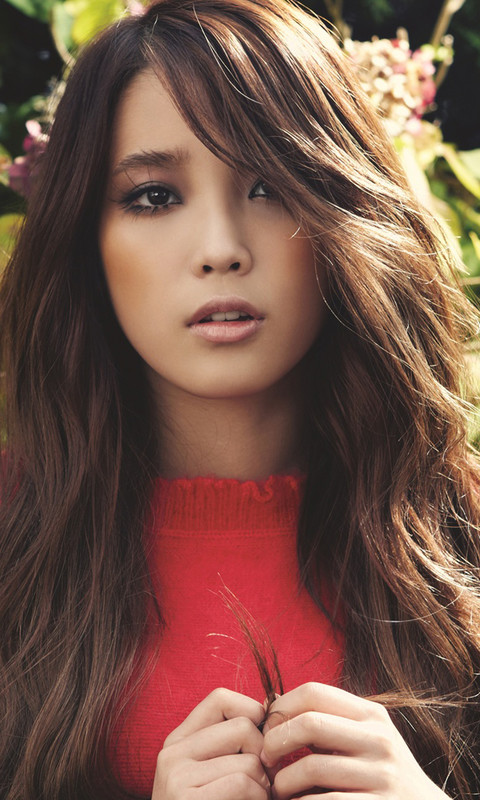
//> input picture materials/face2.jpg, 480 x 800 px
$ ./main   (built with g++ and OpenCV 4)
//> lines starting //> are read from the running program, lines starting //| are printed output that depends on the picture
/****************************************************************************
**
** Copyright (C) 2019 Xiaohai <xiaohaidotpro@outlook.com>.
** Contact: http://xiaohai.pro
**
** This file is part of learningOpenCV3
**
**
****************************************************************************/

#include "bits/stdc++.h"

#include "opencv2/opencv.hpp"

int main(int /* argc */, char** /* argv */) {
    cv::Mat imgRGB, imgGRY, imgCNY, imgPYR, imgPYR2;

    imgRGB = cv::imread("../../materials/face2.jpg", cv::IMREAD_COLOR);
//> imgRGB is the input picture: 800 rows x 480 cols, CV_8UC3; mean B, G, R 74.6, 87, 120.4
    if (imgRGB.empty()) {
        std::cout << "load image failed..." << std::endl;
        return -1;
    }

    std::string inputWindowTitle{"Input Window"};
    cv::namedWindow(inputWindowTitle.c_str(), cv::WINDOW_GUI_NORMAL);
    cv::imshow(inputWindowTitle.c_str(), imgRGB);

    cv::cvtColor(imgRGB, imgGRY, cv::COLOR_BGR2GRAY);
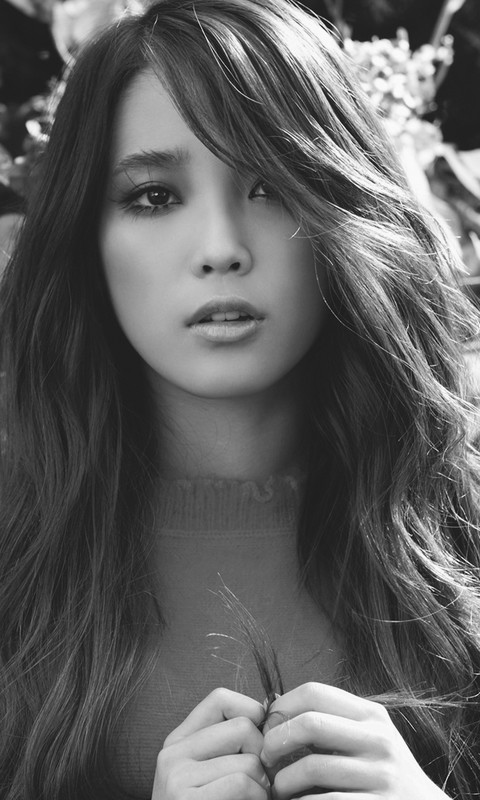
//> imgGRY: 800 rows x 480 cols, CV_8UC1; min 9, max 255, mean 95.6
    std::string grayWindowTitle{"Gray Window"};
    cv::namedWindow(grayWindowTitle.c_str(), cv::WINDOW_GUI_NORMAL);
    cv::imshow(grayWindowTitle.c_str(), imgGRY);

    cv::pyrDown(imgGRY, imgPYR);
    cv::pyrDown(imgPYR, imgPYR2);
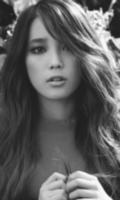
//> imgPYR2: 200 rows x 120 cols, CV_8UC1; min 31, max 249, mean 95.4
    std::string pyramidWindowTitle{"Pyramid Window"};
    cv::namedWindow(pyramidWindowTitle.c_str(), cv::WINDOW_GUI_NORMAL);
    cv::imshow(pyramidWindowTitle.c_str(), imgPYR2);

    cv::Canny(imgPYR2, imgCNY, 10, 100, 3, true);
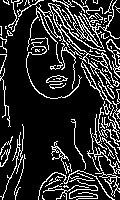
//> imgCNY: 200 rows x 120 cols, CV_8UC1; 17.6% white in thin lines or dots
    std::string cannyWindowTitle{"Canny Window"};
    cv::namedWindow(cannyWindowTitle.c_str(), cv::WINDOW_GUI_NORMAL);
    cv::imshow(cannyWindowTitle.c_str(), imgCNY);

    cv::waitKey(0);

    cv::destroyAllWindows();

    return 0;
}

$ run again, with materials/face1.jpg copied over materials/face2.jpg
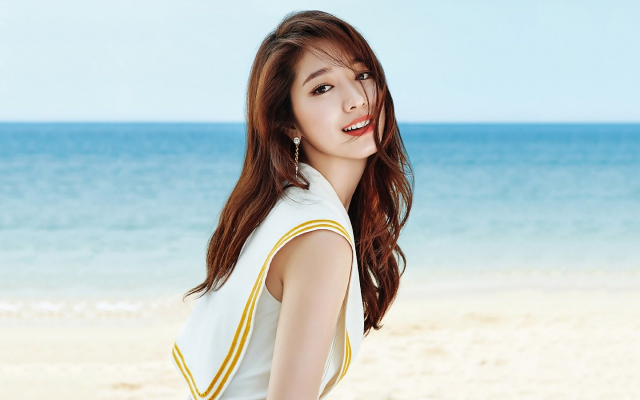
//> input picture materials/face1.jpg, 1280 x 800 px (shown at 1/2 size)
//> imgRGB is the input picture: 800 rows x 1280 cols, CV_8UC3; mean B, G, R 204.4, 203.9, 191.4
//> `cv::pyrDown(imgGRY, imgPYR);`:
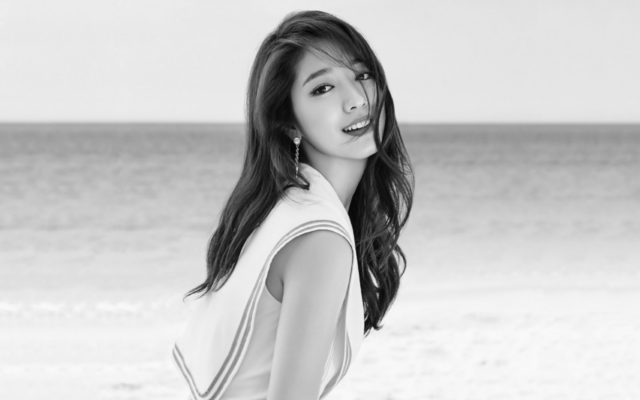
//> imgPYR: 400 rows x 640 cols, CV_8UC1; min 6, max 250, mean 200.2
//> `cv::Canny(imgPYR2, imgCNY, 10, 100, 3, true);`:
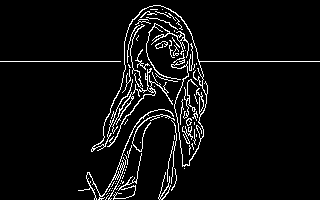
//> imgCNY: 200 rows x 320 cols, CV_8UC1; 5.5% white in thin lines or dots

$ run again, with materials/face3.jpg copied over materials/face2.jpg
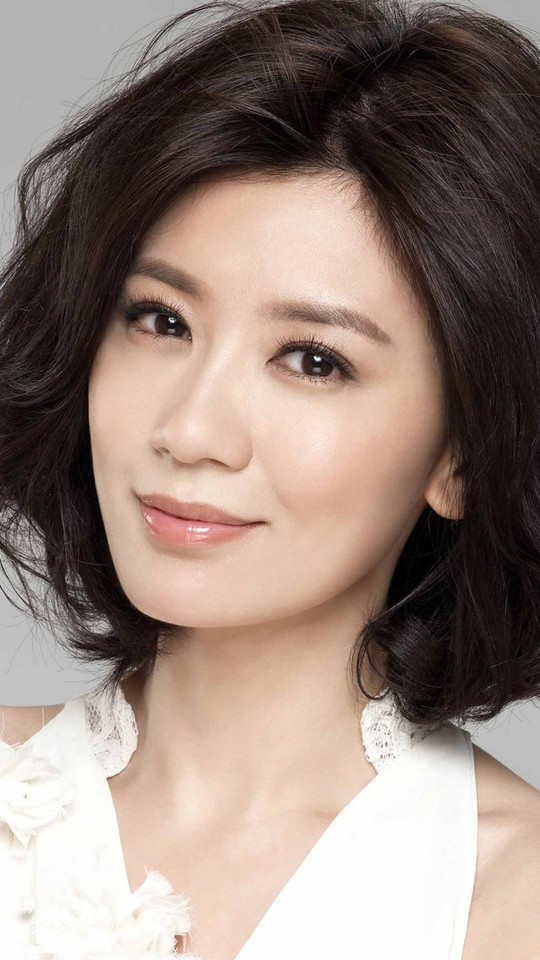
//> input picture materials/face3.jpg, 540 x 960 px
//> imgRGB is the input picture: 960 rows x 540 cols, CV_8UC3; mean B, G, R 122.9, 132.6, 149.4
//> `cv::pyrDown(imgPYR, imgPYR2);`:
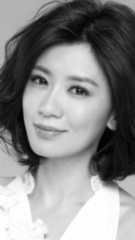
//> imgPYR2: 240 rows x 135 cols, CV_8UC1; min 1, max 255, mean 136.6
//> `cv::Canny(imgPYR2, imgCNY, 10, 100, 3, true);`:
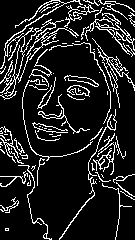
//> imgCNY: 240 rows x 135 cols, CV_8UC1; 13.2% white in thin lines or dots

$ run again, with materials/2.jpg copied over materials/face2.jpg
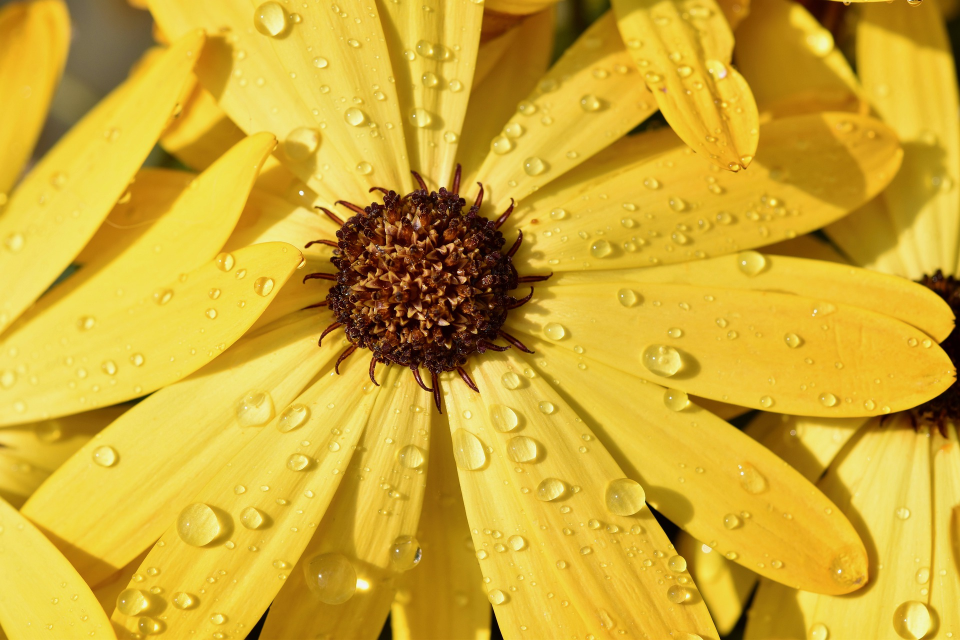
//> input picture materials/2.jpg, 1920 x 1280 px (shown at 1/2 size)
//> imgRGB is the input picture: 1280 rows x 1920 cols, CV_8UC3; mean B, G, R 50.2, 171.8, 208.5
//> `cv::pyrDown(imgGRY, imgPYR);`:
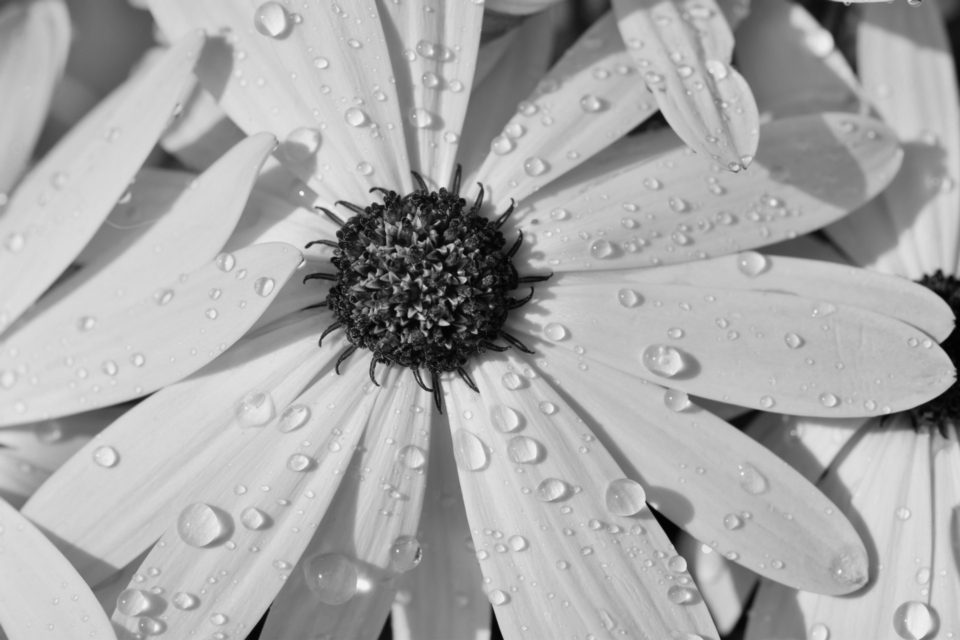
//> imgPYR: 640 rows x 960 cols, CV_8UC1; min 2, max 244, mean 168.9
//> `cv::Canny(imgPYR2, imgCNY, 10, 100, 3, true);`:
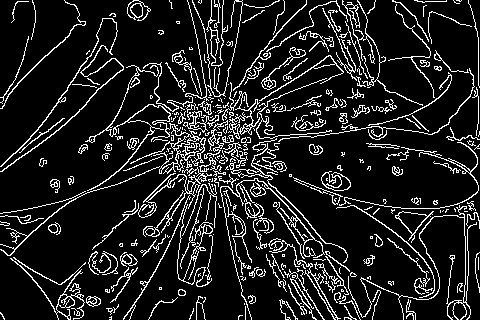
//> imgCNY: 320 rows x 480 cols, CV_8UC1; 12.7% white in thin lines or dots
